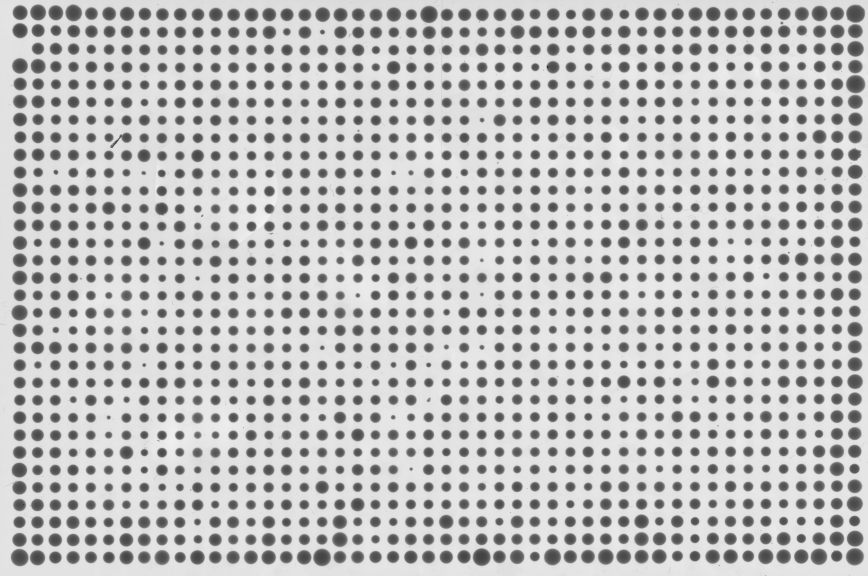
#> input picture Documentation/Examples/example1_getting-started/images/p1.jpg, 2603 x 1726 px (shown at 1/3 size)
$ python -i quantify.py   (imports and definitions only)
#> lines starting #> are read from the running program, lines starting #| are printed output that depends on the picture; after the words box and inside, x2 and y2 are one past the last pixel; in counts of white or black regions, pixels touching at a corner belong together
#> further down, picture is the input picture: shape (1726, 2603); min 33, max 245, mean 192.3
import os
import numpy as np
import pandas as pd
import math
from warnings import warn
from matplotlib import pyplot as plt
from scipy.spatial import distance

from skimage.filters import threshold_otsu, gaussian, threshold_local
from skimage.morphology import remove_small_objects
from skimage.segmentation import clear_border
from skimage.util import invert
from skimage.measure import regionprops, label
from skimage.color import label2rgb
from skimage.draw import rectangle_perimeter

# [53 lines left out: functions make_grid, match_to_grid, not called in this run]


def make_mask(image, t=1, s=1, hardImageThreshold=None, hardSizeThreshold=None, local=False):
    '''
    Identifies suitable morphological components from image by thresholding.
    '''
#> called with t = 1, s = 1, local = False

    if local:
        mask = image > t*threshold_local(image, 151)

    else:
        if hardImageThreshold:
            thresh = hardImageThreshold
        else:
            thresh = t*threshold_otsu(image)
#> thresh = 162

        mask = image>thresh
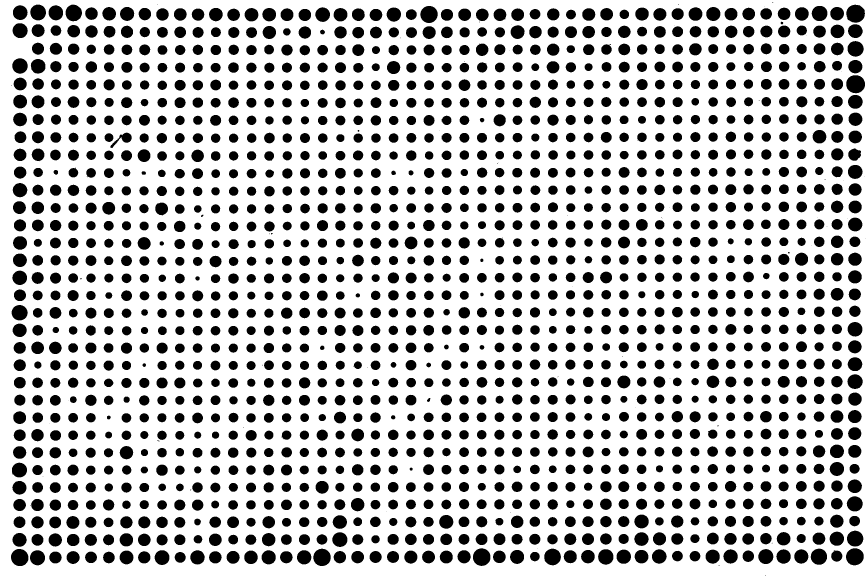
#> mask: shape (1726, 2603) bool (shown at 1/3 size); 74.5% white; 1612 black regions (74 under 20 px), largest, box (x1, y1, x2, y2) and area: (2539, 226, 2595, 280) 2413, (2539, 14, 2595, 68) 2388, (1419, 1645, 1471, 1698) 2178

    #Filter small components. The default threshold is 0.00005 of the image area
    if hardSizeThreshold:
        size_thresh = hardSizeThreshold
    else:
        size_thresh = s * np.prod(image.shape) * 0.00005
#> size_thresh = 224.6
    mask = remove_small_objects(mask, min_size=size_thresh)

    #Fill holes?? In future

    #Clear border
    mask = clear_border(mask)
#> mask: shape (1726, 2603) bool; every value is 0

    #Label connected components
    mask = label(mask)
#> mask: shape (1726, 2603) int32; every value is 0

    return mask

# [218 lines left out: functions check_and_negate, quantify_single_image_size, quantify_single_image_redness, quantify_batch, quantify_single_image_fromTimecourse, quantify_timecourse and 1 more, not called in this run]


>>> import cv2
>>> picture = cv2.imread('../../../Documentation/Examples/example1_getting-started/images/p1.jpg', cv2.IMREAD_GRAYSCALE)
>>> result = make_mask(picture)

$ run again, on Documentation/Examples/example1_getting-started/images/p2.jpg
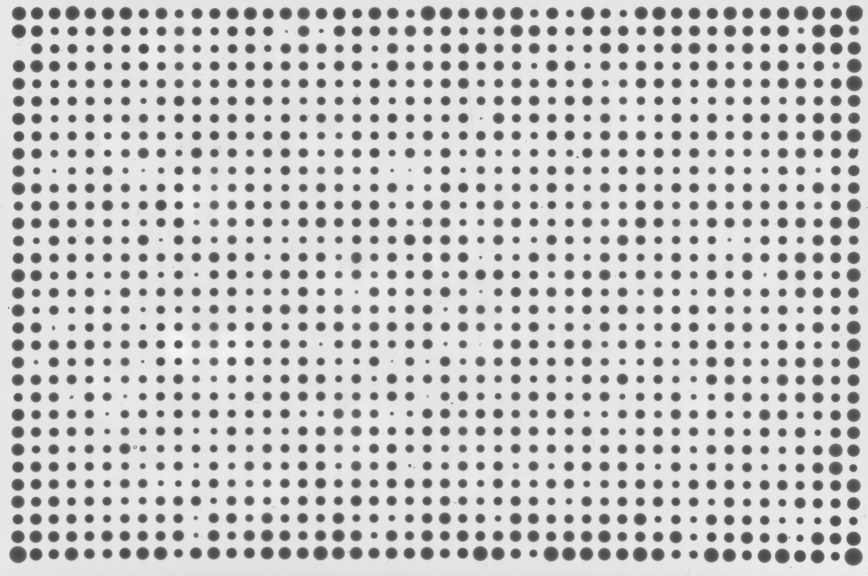
#> input picture Documentation/Examples/example1_getting-started/images/p2.jpg, 2603 x 1726 px (shown at 1/3 size)
#> picture is the input picture: shape (1726, 2603); min 66, max 249, mean 199.9
#> thresh = 164
#> in make_mask, `mask = image>thresh`:
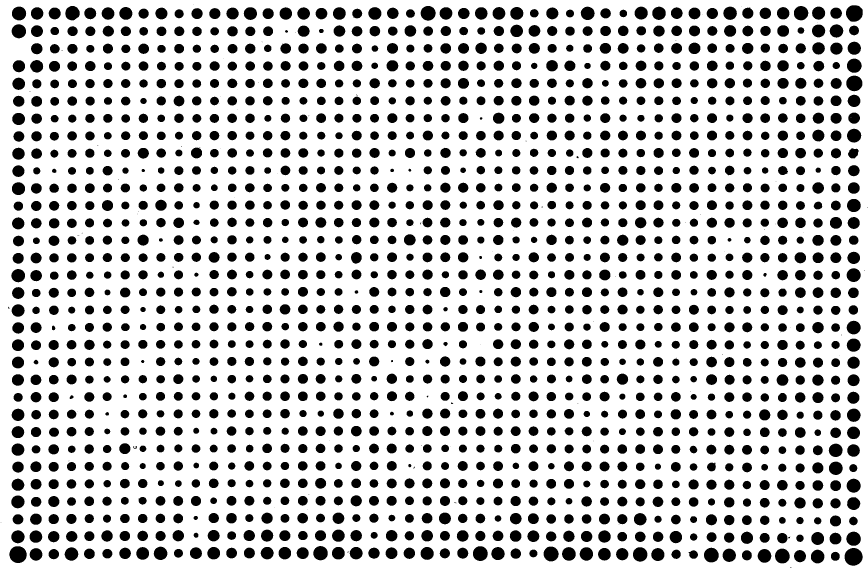
#> mask: shape (1726, 2603) bool (shown at 1/3 size); 78.5% white; 1618 black regions (81 under 20 px), largest, box (x1, y1, x2, y2) and area: (2534, 1644, 2588, 1697) 2256, (28, 1639, 80, 1689) 2067, (2538, 16, 2588, 65) 1990

$ run again, on Documentation/Examples/example1_getting-started/images/p3.jpg
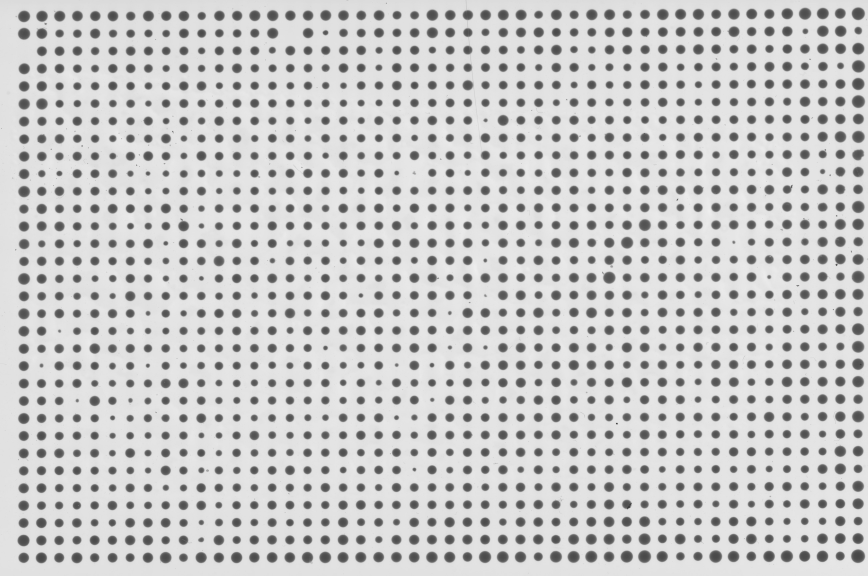
#> input picture Documentation/Examples/example1_getting-started/images/p3.jpg, 2603 x 1726 px (shown at 1/3 size)
#> picture is the input picture: shape (1726, 2603); min 43, max 242, mean 202.1
#> thresh = 163
#> in make_mask, `mask = image>thresh`:
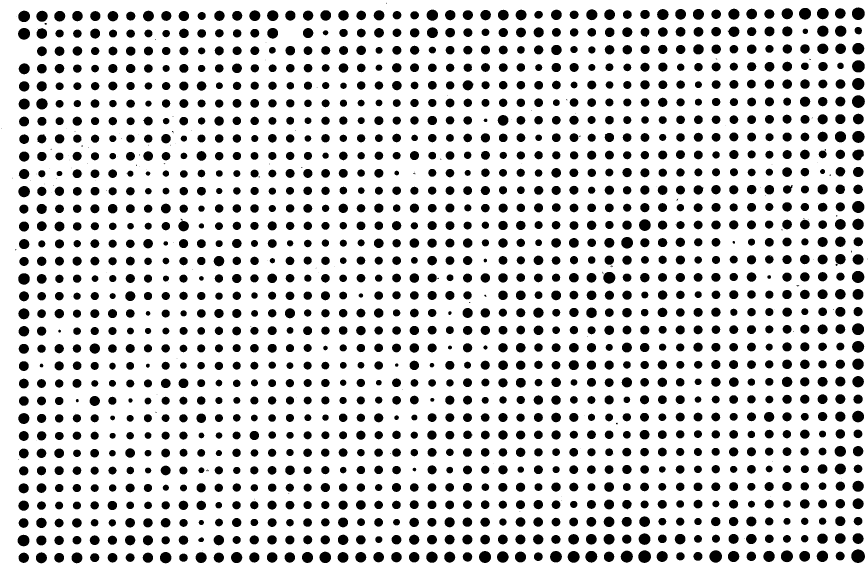
#> mask: shape (1726, 2603) bool (shown at 1/3 size); 81.8% white; 1667 black regions (128 under 20 px), largest, box (x1, y1, x2, y2) and area: (2554, 1648, 2595, 1689) 1310, (2556, 286, 2595, 324) 1153, (2556, 22, 2594, 60) 1145

$ run again, on Documentation/Examples/example1_getting-started/images/p4.jpg
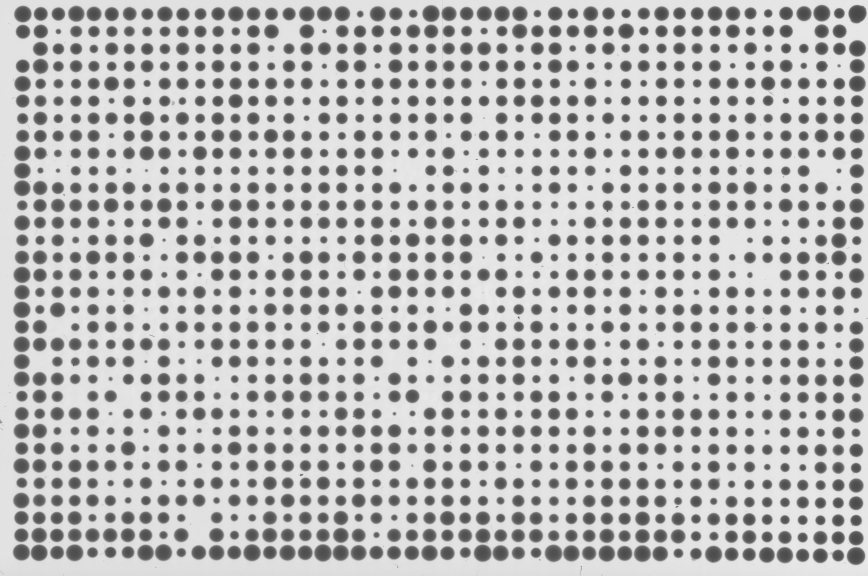
#> input picture Documentation/Examples/example1_getting-started/images/p4.jpg, 2603 x 1726 px (shown at 1/3 size)
#> picture is the input picture: shape (1726, 2603); min 57, max 240, mean 188.8
#> thresh = 162
#> in make_mask, `mask = image>thresh`:
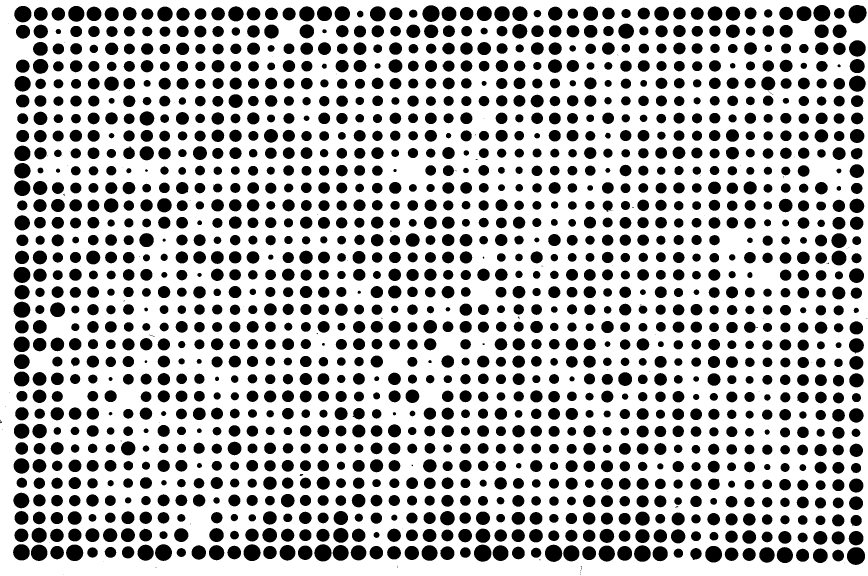
#> mask: shape (1726, 2603) bool (shown at 1/3 size); 71.4% white; 1622 black regions (101 under 20 px), largest, box (x1, y1, x2, y2) and area: (2546, 15, 2600, 70) 2330, (2541, 1642, 2595, 1695) 2280, (1422, 1634, 1474, 1685) 2113
